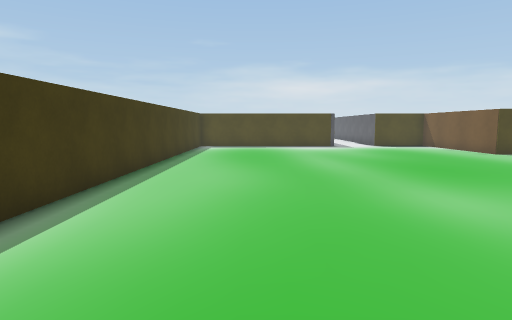
view 1 (above)

22 first-person views from a walk through a 3-D level made in the Unity game engine. The camera is 1.3 m above the floor, tilts 6° down and sees 75° across. Doors are open. The floor is counted in squares, 1 m on a side. Each view is taken from the middle of a square. On the plan, view 1 faces up. The plan holds only what a view shows up to about 14 squares ahead; the rest is blank. The place goes on beyond the plan. The player character is not drawn.

view 2
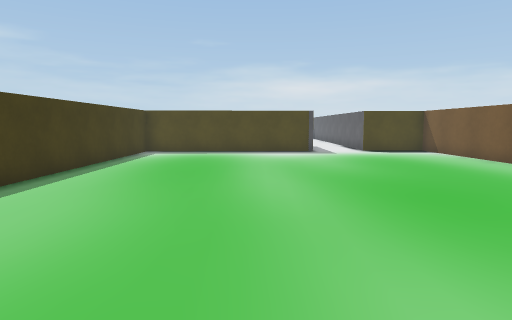

view 3
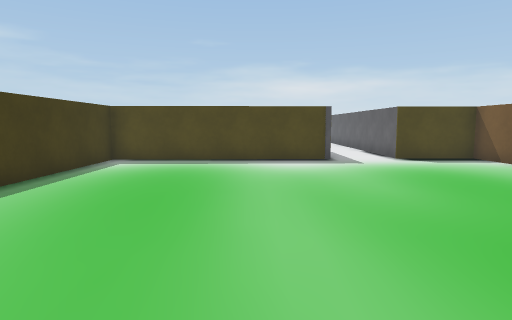

view 4
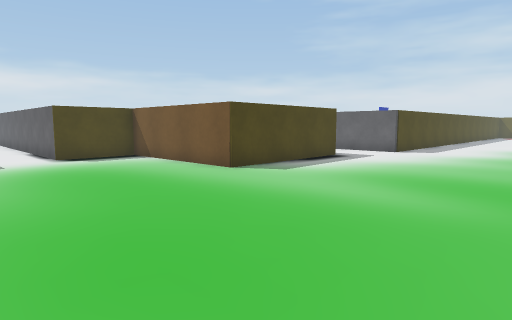

view 5
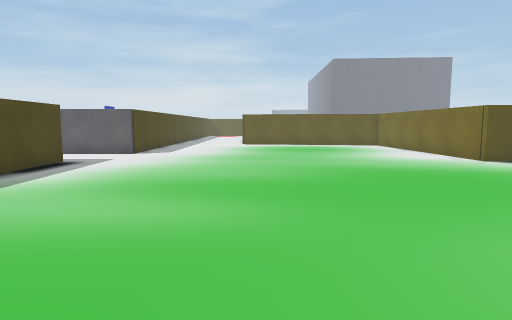

view 6
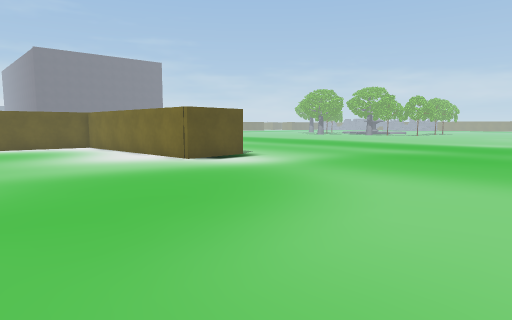

view 7
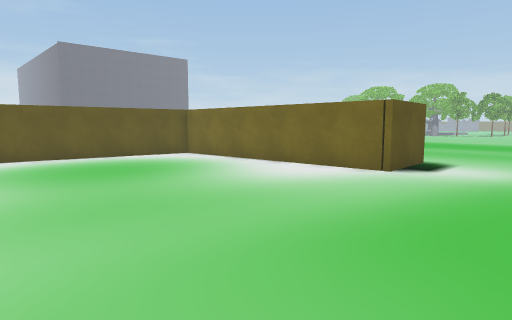

view 8
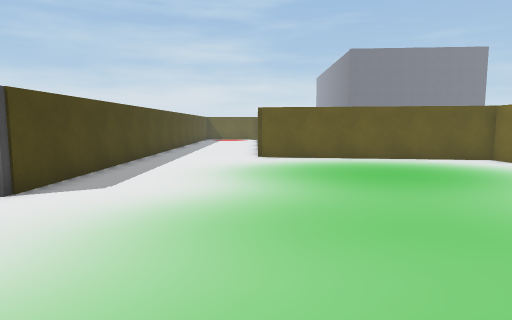

view 9
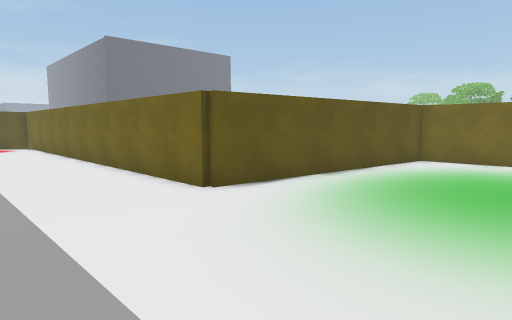

view 10
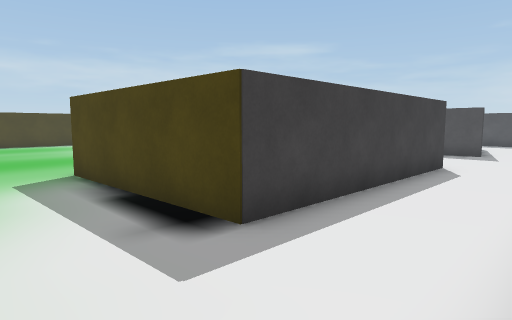

view 11
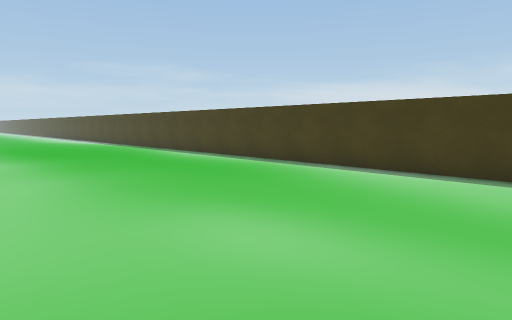

view 12
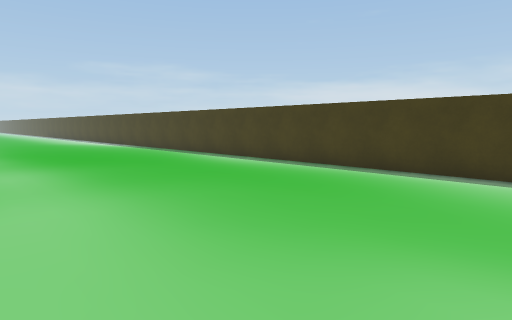

view 13
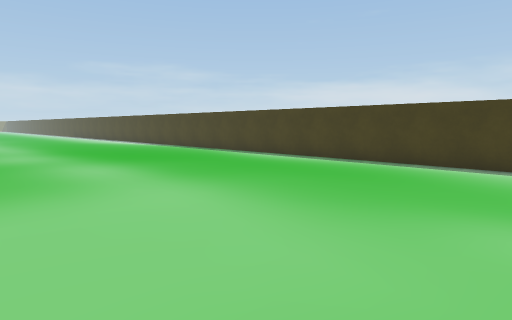

view 14
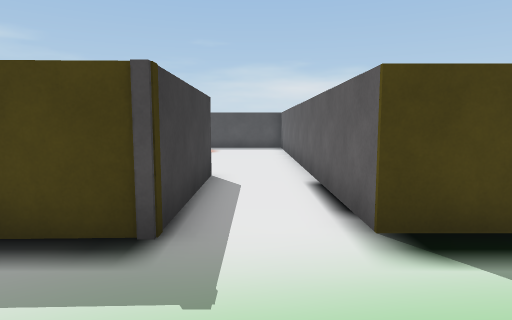

view 15
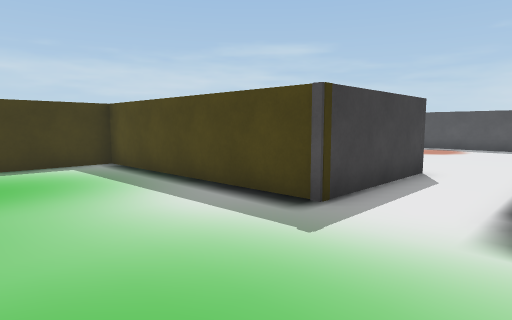

view 16
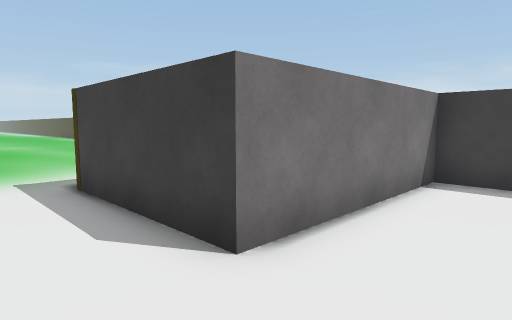

view 17
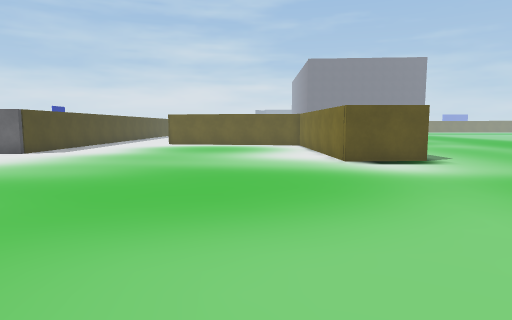

view 18
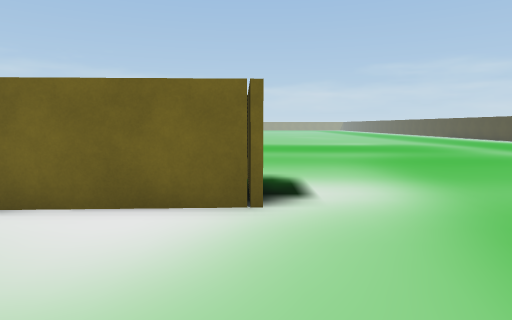

view 19
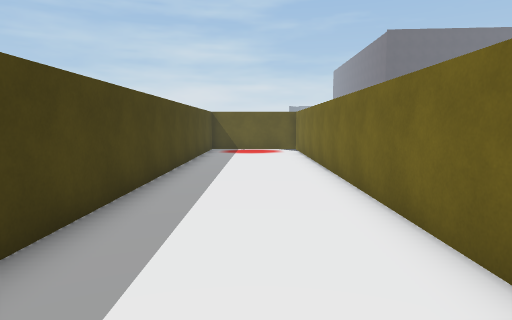

view 20
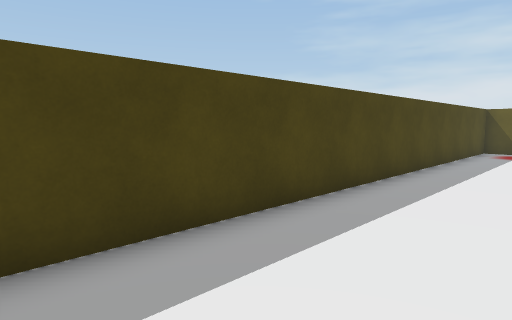

view 21
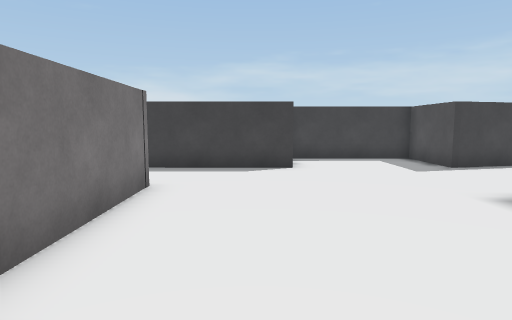

view 22
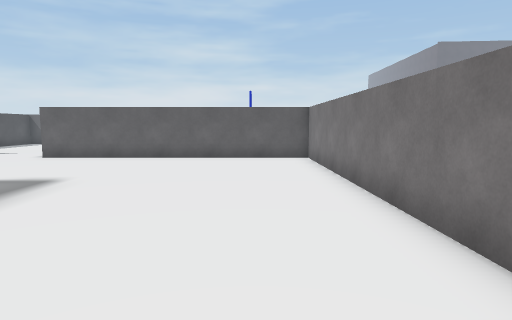

### Floor plan
Points are (right, up) in squares from view 1. A wall is a line through its corners. A room is listed if a view was taken in it or the views show most of it. See-through windows are left out.
Room 1 (views 1, 2, 3, 4, 5, 6, 7, 8, 9, 10, 11, 12, 13, 14, 15, 16, 17, 18, 19, 20)
walls: (17, -3.3) (16.9, -0.2) (26.3, 0.2) (27.5, 8.9) (39.6, 8.9); (16.9, 21.6) (16.9, 14.9) (10.6, 14.7) (10.5, 20.9) (7.5, 20.8) (7.5, 28.6); (-1.2, 27.1) (-1.2, 25.6) (4.8, 25.6) (4.8, 20.8) (-3.4, 20.5) (-3.5, -5.5); (39.6, 13.4) (19.9, 13.5)
ways out: opening at (18.5, 21) to room 2; opening at (16.5, -4.5)
Room 2 (views 21, 22)
walls: (19.9, 19.7) (32.2, 19.9) (32.2, 28.5); (16.9, 23.1) (16.9, 21.6); (17, 28) (14.1, 28) (14.1, 23.4)
ways out: opening at (18.5, 21) to room 1

Positions as (right, up) in squares from view 1, and headings:
1: (0, 0), facing up
2: (2, 4), facing up
3: (2, 8), facing up
4: (4, 7), facing up-right
5: (5, 8), facing right
6: (6, 7), facing down-right
7: (13, 9), facing down-right
8: (14, 9), facing right
9: (22, 13), facing down-right
10: (20, 12), facing up-left
11: (6, 8), facing down-left
12: (6, 5), facing down-left
13: (8, 5), facing down-left
14: (6, 17), facing up
15: (8, 16), facing up-left
16: (7, 28), facing down-left
17: (5, 3), facing right
18: (17, 5), facing down
19: (26, 11), facing right
20: (26, 10), facing up-right
21: (27, 22), facing left
22: (19, 22), facing right
